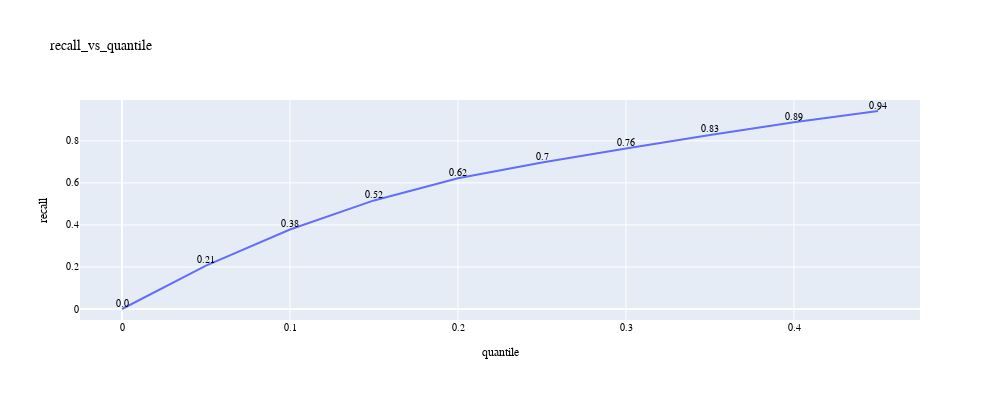

The code cell stored with this chart in its notebook:
### Code cell
visualize_recal_vs_quantile()

### Figure 1 — Plotly figure (JSON) as saved in the notebook; plotly's stock layout.template omitted (floating-point values rounded to 4 significant figures)
{"data": [{"hovertemplate": "quantile=%{x}<br>recall=%{y}<extra></extra>", "legendgroup": "", "line": {"color": "#636efa", "dash": "solid"}, "marker": {"symbol": "circle"}, "mode": "lines+text", "name": "", "orientation": "v", "showlegend": false, "text": ["0.0", "0.21", "0.38", "0.52", "0.62", "0.7", "0.76", "0.83", "0.89", "0.94"], "textposition": "top center", "type": "scatter", "x": [0, 0.05, 0.1, 0.15, 0.2, 0.25, 0.3, 0.35, 0.4, 0.45], "xaxis": "x", "y": [0, 0.2064, 0.3784, 0.5168, 0.6227, 0.6977, 0.7635, 0.8282, 0.8884, 0.9424], "yaxis": "y"}], "layout": {"font": {"color": "black", "family": "Arial, sans-serif", "size": 10}, "height": 400, "legend": {"tracegroupgap": 0}, "title": {"text": "recall_vs_quantile"}, "width": 1000, "xaxis": {"anchor": "y", "domain": [0, 1], "title": {"text": "quantile"}}, "yaxis": {"anchor": "x", "domain": [0, 1], "title": {"text": "recall"}}}}
